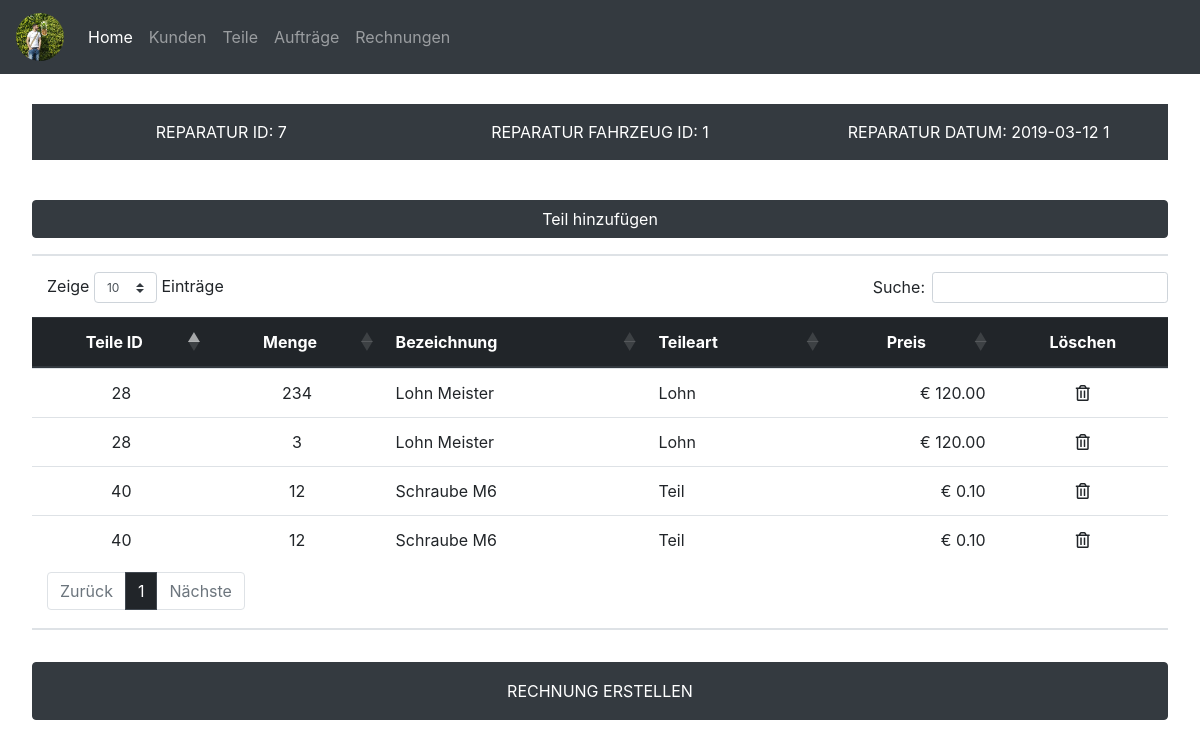
Before: /contract_detail.php?repid=7 with the older database file.
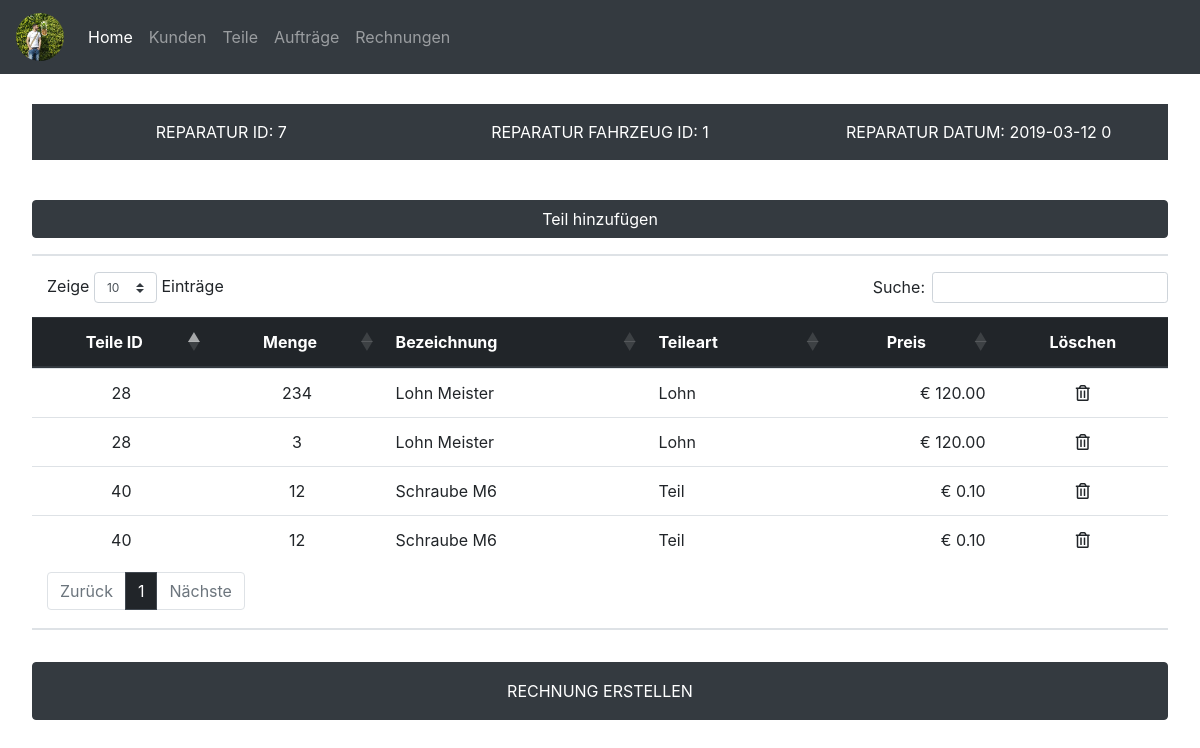
After: the same page with the newer database file.
### tables this page shows
CREATE TABLE `reparatur` (
  `repid` int(11) NOT NULL,
  `fzid` int(11) NOT NULL,
  `datum` date NOT NULL,
  `rechnungerstellt` tinyint(1) NOT NULL
);

### contract_detail.php (the view, shortened to what this page needs)
<?php include('connection.php') ?>
<?php include('header.php') ?>
<?php
$repid = $_GET['repid'];
?>
<?php
$sql = "SELECT repid, fzid, datum, rechnungerstellt FROM reparatur WHERE repid = $repid ORDER BY repid DESC";
$stmt = $pdo->prepare($sql);
$stmt->execute();
$result = $stmt->fetch();
    echo '<div class="row bg-dark text-white pt-3 pb-3">';
    echo '<div class="col-4 text-center">REPARATUR ID: ' . $result['repid'] . '</div>';
    echo '<div class="col-4 text-center">REPARATUR FAHRZEUG ID: ' . $result['fzid'] . '</div>';
    echo '<div class="col-4 text-center">REPARATUR DATUM: ' . $result['datum'] . ' '. $result['rechnungerstellt'] . '</div>';
    echo '</div>';
    echo '<br />';
?>
<button type="button" class="btn btn-dark btn-new-car mb-3 mb-lg-0" data-toggle="modal" data-target="#partaddmodal<?php
        if ($result['rechnungerstellt'] > 0) {
            echo 'alreadycreated';
        } else {
            echo '';
        };
    ?>">Teil hinzufügen</button>
<br />
<hr />
<table id="contractdetailtable" class="display table table-hover">
    <thead class="thead-dark">
        <tr>
            <th><center>Teile ID</center></th>
            <th><center>Menge</center></th>
            <th>Bezeichnung</th>
            <th>Teileart</th>
            <th><center>Preis</center></th>
            <th><center>Löschen</center></th>
        </tr>
    </thead>
    <tbody>
<?php
$sql2 = "SELECT reparaturteile.reparaturteileid, reparaturteile.teileid, reparaturteile.anzahl, teile.bezeichnung, teile.teileart, teile.preis from reparaturteile LEFT JOIN teile ON reparaturteile.teileid = teile.teileid WHERE repid = $repid";
$result2 = $pdo->query($sql2);
while($row = $result2->fetch()) {
    echo '<tr>';
    echo '<td><center>' . $row['teileid'] . '</center></td>';
    echo '<td><center>' . $row['anzahl'] . '</center></td>';
    echo '<td>' . $row['bezeichnung'] . '</td>';
    echo '<td>' . $row['teileart'] . '</td>';
    echo '<td class="text-right">&euro; ' . sprintf('%0.2f', $row['preis']) . '</td>';
    echo '<td><center><a href="contract_part_delete.php?reparaturteileid=' . $row['reparaturteileid'] . '&repid=' . $repid . '"><i class="far fa-trash-alt"></i></a></center></td>';
    echo '</tr>';
};
?>
</body>
<hr />
<button type="button" class="btn btn-dark btn-new-car mb-3 mb-lg-0 p-3" data-toggle="modal" data-target="#createinvoicemodal<?php
        if ($result['rechnungerstellt'] > 0) {
            echo 'alreadycreated';
        } else {
            echo '';
        };
    ?>">RECHNUNG ERSTELLEN</button>
<?php include('footer.php') ?>

Changed rows visible on the page:
changed reparatur id 7: rechnungerstellt "1" → "0"
